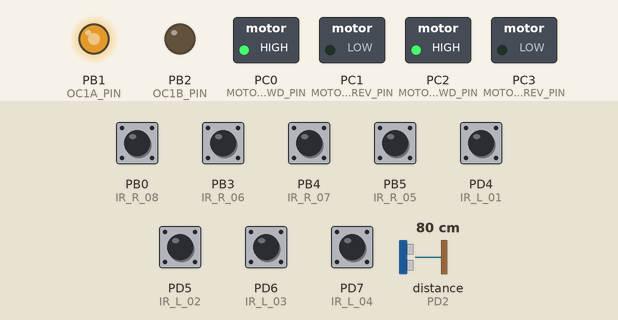
Simulated run of this program. Board: ATmega328P, built with avr-gcc and emulated at 16 MHz. On the bench: switched loads named in the program (green lamp = pin HIGH), output pins drawn as LEDs (lit = HIGH). Wiring (inferred from the names in the program): ultrasonic range finder: trigger PD3; echo PD2. The test bench sets the inputs (shaded band); at power-on: PB0 (IR_R_08), PB3 (IR_R_06), PB4 (IR_R_07), PB5 (IR_R_05), PD4 (IR_L_01), PD5 (IR_L_02), PD6 (IR_L_03), PD7 (IR_L_04) HIGH, distance to the obstacle (sensor on PD2) 80 cm. The echo pulse lasts 58.3 µs per cm; pins used as bus, display or sensor lines are not drawn; what the program prints to the serial monitor is not drawn.

Above: at 0.1 s.
Timing chart, 0 to 1.6 s (numbered marks = the images above):
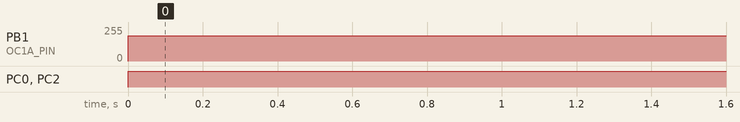

The program:

main.c
```c
#ifndef F_CPU
#define F_CPU 16000000UL
#endif

//Comment the MCU which you're not using.
#define ATMEGA_328P
//#define ATMEGA_32A

#include <avr/io.h>
#include <util/delay.h>

#include "color_sensor.h"
#include "motor_control.h"

uint32_t count3 = 0;

int main(void){

	setupPWM();
	setupMotor();
	initIR();
	init_SRF05();
	SRF05_Start();
	init_ADC();

	while(1){
		count3++;
		controlMotor();
		if(count3 == 50000){
			putCh(6666);
			putCh(6666 >> 8);
			putCh(5555);
			putCh(5555 >> 8);
			count3 = 0;
		}
	}

	return 0;
}
```

color_sensor.h
```c
#ifndef F_CPU
#define F_CPU 16000000UL
#endif

#include <avr/io.h>
#include <util/delay.h>

void init_ADC(void);
uint16_t read_ADC(void);

void init_ADC(void){
	//Set Reference to AVcc and select ADC channel 4
	ADMUX |= (1 << REFS0) | (1 << MUX2);

	/*
	 * Enable ADC
	 * Set prescaler to 128 so input frequency will be 125kHz
	 * Enable ADC Interrupt
	 */
	ADCSRA |= (1 << ADEN) | (1 << ADPS0) | (1 << ADPS1) | (1 << ADPS2) | (1 << ADIE);

	//Enable ADC Noise Reduction Mode
	SMCR |= (1 << SM0);
}

uint16_t read_ADC(void){
	//Start Conversion
	ADCSRA |= (1 << ADSC);

	//Start Sleeping
	SMCR |= (1 << SE);

	return ADC;
}
```

cpu_def.h
```c
#ifdef ATMEGA_328P

#define UBRRL_REG 	UBRR0L
#define UBRRH_REG 	UBRR0H
#define UCSRA_REG 	UCSR0A
#define UCSRB_REG 	UCSR0B
#define UCSRC_REG 	UCSR0C
#define UDR_REG		UDR0

#define UCSZ0_BIT 	UCSZ00
#define UCSZ1_BIT 	UCSZ01
#define RXEN_BIT  	RXEN0
#define TXEN_BIT  	TXEN0
#define RXC_BIT		RXC0
#define UDRE_BIT	UDRE0

#define OC1x_DDR	DDRB
#define OC1A_PIN	PB1
#define OC1B_PIN	PB2

#elif ATMEGA_32A

#define UBRRL_REG 	UBRRL
#define UBRRH_REG 	UBRRH
#define UCSRA_REG 	UCSRA
#define UCSRB_REG 	UCSRB
#define UCSRC_REG 	UCSRC
#define UDR_REG		UDR

#define URSEL_BIT 	URSEL
#define UCSZ0_BIT 	UCSZ0
#define UCSZ1_BIT 	UCSZ1
#define RXEN_BIT  	RXEN
#define TXEN_BIT  	TXEN
#define RXC_BIT		RXC
#define UDRE_BIT	UDRE

#define OC1x_DDR	DDRD
#define OC1A_PIN	PD5
#define OC1B_PIN	PD4

#endif
```

ir_array.h
```c
#ifndef F_CPU
#define F_CPU 16000000UL
#endif

#define IR_LEFT_DDR DDRD
#define IR_LEFT_PIN PIND

#define IR_L_01 PD4
#define IR_L_02 PD5
#define IR_L_03 PD6
#define IR_L_04 PD7

#define IR_RIGHT_DDR DDRB
#define IR_RIGHT_PIN PINB

#define IR_R_05 PB5
#define IR_R_06 PB3
#define IR_R_07 PB4
#define IR_R_08 PB0

#define IR01_VAL() ({ uint8_t retVal = (IR_LEFT_PIN & (1 << IR_L_01)) ? (1 << 0) : 0; retVal;})
#define IR02_VAL() ({uint8_t retVal = (IR_LEFT_PIN & (1 << IR_L_02)) ? (1 << 1) : 0; retVal;})
#define IR03_VAL() ({uint8_t retVal = (IR_LEFT_PIN & (1 << IR_L_03)) ? (1 << 2) : 0; retVal;})
#define IR04_VAL() ({uint8_t retVal = (IR_LEFT_PIN & (1 << IR_L_04)) ? (1 << 3) : 0; retVal;})
#define IR05_VAL() ({uint8_t retVal = (IR_RIGHT_PIN & (1 << IR_R_05)) ? (1 << 4) : 0; retVal;})
#define IR06_VAL() ({uint8_t retVal = (IR_RIGHT_PIN & (1 << IR_R_06)) ? (1 << 5) : 0; retVal;})
#define IR07_VAL() ({uint8_t retVal = (IR_RIGHT_PIN & (1 << IR_R_07)) ? (1 << 6) : 0; retVal;})
#define IR08_VAL() ({uint8_t retVal = (IR_RIGHT_PIN & (1 << IR_R_08)) ? (1 << 7) : 0; retVal;})

#define IR_ARR_VAL IR01_VAL() | IR02_VAL() | IR03_VAL() | IR04_VAL() | IR05_VAL() | IR06_VAL() | IR07_VAL() | IR08_VAL()

#define IR_POSITION IR01_VAL() * 0 | IR02_VAL() * 1000 | IR03_VAL() * 2000 | IR04_VAL() * 3000 | IR05_VAL() * 4000 | IR06_VAL() * 5000 | IR07_VAL() * 6000 | IR08_VAL() * 7000

#define SETUP_IR() {IR_LEFT_DDR &= ~((1 << IR_L_01) | (1 << IR_L_02) | (1 << IR_L_03) | (1 << IR_L_04)); IR_RIGHT_DDR &= ~((1 << IR_R_05) | (1 << IR_R_06) | (1 << IR_R_07) | (1 << IR_R_08));}

#include "serial.h"

uint8_t width = 0;

void initIR(void);
int getPosition(void);
int getError(void);

void initIR(void){
	SETUP_IR();
	initUSART();
}

int getPosition(void){
	int position = IR_POSITION / 2;

	if(position > 7000){
		while(position >= 7000){
			position /= 2;
		}
	}

	return position;

}

int getError(void){
	return 3500 - getPosition();
}
```

motor_control.h
```c
#ifndef F_CPU
#define F_CPU 16000000UL
#endif

#define MOTOR_DDR	DDRC
#define MOTOR_PORT	PORTC

#define MOTOR_RIGHT_FWD_PIN		PC0
#define MOTOR_RIGHT_REV_PIN		PC1
#define MOTOR_LEFT_FWD_PIN		PC2
#define MOTOR_LEFT_REV_PIN		PC3

#define FORWARD_MODE() { MOTOR_PORT |= (1 << MOTOR_RIGHT_FWD_PIN) | (1 << MOTOR_LEFT_FWD_PIN); MOTOR_PORT &= ~((1 << MOTOR_RIGHT_REV_PIN) | (1 << MOTOR_LEFT_REV_PIN)); }
#define REVERSE_MODE() { MOTOR_PORT |= (1 << MOTOR_RIGHT_REV_PIN) | (1 << MOTOR_LEFT_REV_PIN); MOTOR_PORT &= ~((1 << MOTOR_RIGHT_FWD_PIN) | (1 << MOTOR_LEFT_FWD_PIN)); }
#define RIGHT_MODE()   { MOTOR_PORT |= (1 << MOTOR_RIGHT_REV_PIN) | (1 << MOTOR_LEFT_FWD_PIN); MOTOR_PORT &= ~((1 << MOTOR_RIGHT_FWD_PIN) | (1 << MOTOR_LEFT_REV_PIN)); }
#define LEFT_MODE()    { MOTOR_PORT |= (1 << MOTOR_RIGHT_FWD_PIN) | (1 << MOTOR_LEFT_REV_PIN); MOTOR_PORT &= ~((1 << MOTOR_RIGHT_REV_PIN) | (1 << MOTOR_LEFT_FWD_PIN)); }

#define Kp 27
#define Ki 0
#define Kd 20

#define MAX_SPEED 2000
#define RIGHT_MAX 1500 //Maximum Speed
#define LEFT_MAX 1500 //Maximum Speed
#define RIGHT_NORMAL_SPEED 1300 //Normal Speed
#define LEFT_NORMAL_SPEED 1300 //Normal Speed

#include "pwm.h"
#include "ir_array.h"
#include "srf05.h"

uint32_t count = 0;
uint8_t count2 = 0;
int P = 0, I = 0, D = 0, PID = 0;
int right_motor_pwm = 0, left_motor_pwm = 0;
//uint8_t channelA_status = FORWARD, channelB_status = FORWARD, left_status = FALSE, right_status=FALSE;
int previous_error = 0;

void controlMotor(void);
void setupMotor(void);

void setupMotor(void){
	MOTOR_DDR = 0x0F;

	pwm(CH_A, 0, MAX_SPEED);
	pwm(CH_B, 0, MAX_SPEED);

	//controlMotor(NEUTRAL);
}

void controlMotor(){

	count++;
	uint8_t ir_val = IR_ARR_VAL;

	if(count == 7000){
		putCh(distance);
		putCh(distance >> 8);
		count = 0;
	}

	int error = getError();
	P = error;
	I +=  error;
	D = error - previous_error;
	previous_error = error;

	PID = Kp * P + Ki * I + Kd * D;

	right_motor_pwm = RIGHT_NORMAL_SPEED + PID;
	left_motor_pwm = LEFT_NORMAL_SPEED - PID;

	FORWARD_MODE();

	if(ir_val == 0x00){
		if(error > 1000 && count2 <= 5){
			REVERSE_MODE();
			pwm(CH_A, RIGHT_NORMAL_SPEED, MAX_SPEED);
			pwm(CH_B, LEFT_NORMAL_SPEED, MAX_SPEED);
			_delay_ms(100);
			FORWARD_MODE();
			pwm(CH_A, RIGHT_NORMAL_SPEED/2, MAX_SPEED);
			pwm(CH_B, LEFT_NORMAL_SPEED, MAX_SPEED);
			_delay_ms(10);
			count2++;
		}else if(error < -1000 && count2 <= 5){
			REVERSE_MODE();
			pwm(CH_A, RIGHT_NORMAL_SPEED, MAX_SPEED);
			pwm(CH_B, LEFT_NORMAL_SPEED, MAX_SPEED);
			_delay_ms(1000);
			FORWARD_MODE();
			pwm(CH_A, RIGHT_NORMAL_SPEED, MAX_SPEED);
			pwm(CH_B, LEFT_NORMAL_SPEED/2, MAX_SPEED);
			_delay_ms(100);
			count2++;
		}else{
			pwm(CH_A, 0, MAX_SPEED);
			pwm(CH_B, 0, MAX_SPEED);
		}

		return;
	}

	if(right_motor_pwm > RIGHT_MAX)
		right_motor_pwm = RIGHT_MAX;

	if(left_motor_pwm > LEFT_MAX)
		left_motor_pwm = LEFT_MAX;

	if(right_motor_pwm < 0)
		right_motor_pwm = 0;

	if(left_motor_pwm < 0)
		left_motor_pwm = 0;

	count2 = 0;

	pwm(CH_A, right_motor_pwm, MAX_SPEED);
	pwm(CH_B, left_motor_pwm, MAX_SPEED);
}
```

pwm.h
```c
#ifndef F_CPU
#define F_CPU 16000000UL
#endif

#include <avr/io.h>
#include "cpu_def.h"

//Define PWM Channels
#define CH_A 0
#define CH_B 1

void setupPWM(void);
void pwm(uint8_t channel, uint16_t onTime, uint16_t period);

//Initializing PWM
void setupPWM(void){
	OC1x_DDR |= (1 << OC1A_PIN) | (1 << OC1B_PIN);
	TCCR1A = (1 << COM1A1) | (1 << COM1B1) | (1 << WGM11);
	TCCR1B = (1 << WGM13) | (1 << WGM12) | (1 << CS11);
}

//Set PWM of the selected channel
void pwm(uint8_t channel, uint16_t onTime, uint16_t period){
	ICR1 = period;
	(channel == CH_B) ? (OCR1B = onTime) : (OCR1A = onTime);
}
```

serial.h
```c
#ifndef F_CPU
#define F_CPU 16000000UL
#endif

#define BAUD_RATE 9600

#include <avr/io.h>
#include "cpu_def.h"

void initUSART(void);
uint8_t getCh(void);
void putCh(uint8_t data);

void initUSART(void){
   //Set Baud rate; ubrr_value = F_OSC/(16 x Baud_rate) - 1; e.g. 16e6/(9600*16) -1 = 103
	uint32_t ubrr_value;
	ubrr_value = F_CPU/16/BAUD_RATE -1;
	UBRRL_REG = ubrr_value;
	UBRRH_REG = (ubrr_value >> 8);
	UCSRC_REG |= (1 << UCSZ1_BIT) | (1 << UCSZ0_BIT);

	#ifdef ATMEGA_32A
	UCSRC_REG |= (1 << URSEL_BIT);
	#endif

	//Enable The receiver and transmitter
	UCSRB_REG = (1 << RXEN_BIT) | (1 << TXEN_BIT);
}

uint8_t getCh(void){
	while(!(UCSRA_REG & (1 << RXC_BIT)));
	return UDR_REG;
}

void putCh(uint8_t data){
	while(!(UCSRA_REG & (1 << UDRE_BIT)));
	UDR_REG = data;
}
```

srf05.h
```c
#ifndef F_CPU
#define F_CPU 16000000UL
#endif

#include <avr/io.h>
#include <avr/interrupt.h>
#include <util/delay.h>

#define TRIG 		PD3
#define ECHO 		PD2
#define SRF05_DDR 	DDRD
#define SRF05_PORT 	PORTD
#define SRF05_PIN 	PIND

uint16_t distance;

volatile unsigned int mseconds = 0;
volatile uint8_t interrupt = 0;

void init_SRF05(void);
void SRF05_CalcDistance(void);

void init_SRF05(void){
	//CTC mode
	TCCR0A |= (1 << WGM01);
	OCR0A = 19;

	//COmpare match interrupt enable
	TIMSK0 |= (1 << OCIE0A);

	//External interrupt enable
	EIMSK |= (1 << INT0);

	SRF05_DDR |= (1 << TRIG);
	SRF05_DDR &= ~(1 << ECHO);
}

void SRF05_Start(void){

	mseconds = 0;
	TCNT0 = 0; //Reset timer0

	//Trigger for 12us
	SRF05_PORT |= (1 << TRIG);
	_delay_us(12);
	SRF05_PORT &= ~(1 << TRIG);

	//Interrupt on rising edge
	EICRA = (1 << ISC01) | (1 << ISC00);

	sei();
}

ISR(INT0_vect){

	if(interrupt == 0){
		//Start Timer
		TCCR0B |= (1 << CS01);

		//Interrupt on falling edge
		EICRA = (1 << ISC01);

		interrupt = 1;
	}else{
		//Stop Timer
		TCCR0B &= ~(1 << CS01);

		interrupt = 0;
		distance = mseconds / 58;
		SRF05_Start();
	}
}

ISR(TIMER0_COMPA_vect){
	mseconds += 10;
}
```

Measured:
- by itself, PB1 (OC1A_PIN): 0/255 → 191/255 at 0.00 s
- by itself, PC0 (MOTOR_RIGHT_FWD_PIN), PC2 (MOTOR_LEFT_FWD_PIN): LOW → HIGH at 0.00 s
